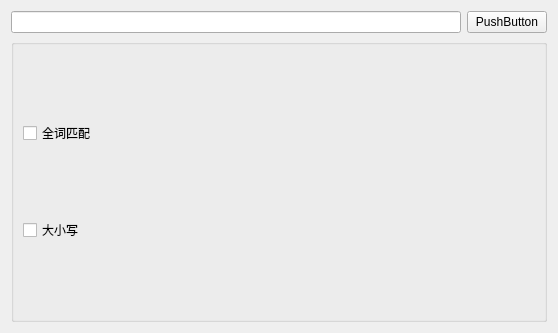
<?xml version="1.0" encoding="UTF-8"?>
<ui version="4.0">
 <class>SeacherForm</class>
 <widget class="QWidget" name="SeacherForm">
  <property name="geometry">
   <rect>
    <x>0</x>
    <y>0</y>
    <width>558</width>
    <height>333</height>
   </rect>
  </property>
  <property name="windowTitle">
   <string>Form</string>
  </property>
  <layout class="QVBoxLayout" name="verticalLayout_2">
   <item>
    <layout class="QHBoxLayout" name="horizontalLayout">
     <item>
      <widget class="QLineEdit" name="lineEdit"/>
     </item>
     <item>
      <widget class="QPushButton" name="next">
       <property name="text">
        <string>PushButton</string>
       </property>
      </widget>
     </item>
    </layout>
   </item>
   <item>
    <widget class="QGroupBox" name="groupBox">
     <property name="title">
      <string/>
     </property>
     <layout class="QVBoxLayout" name="verticalLayout">
      <item>
       <widget class="QCheckBox" name="checkBox">
        <property name="text">
         <string>全词匹配</string>
        </property>
       </widget>
      </item>
      <item>
       <widget class="QCheckBox" name="checkBox_2">
        <property name="text">
         <string>大小写</string>
        </property>
       </widget>
      </item>
     </layout>
    </widget>
   </item>
  </layout>
 </widget>
 <resources/>
 <connections/>
</ui>
